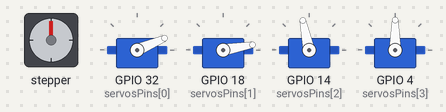
The sketch below on a simulated ESP32. On the bench: stepper motor, 4 × servo. Wiring (inferred from the names in the program): stepper motor driver (200 steps per turn assumed): step GPIO 25; direction GPIO 26. What the sketch prints to the serial monitor is not drawn.

Above: at 0.05 s.
At 0.6 s:
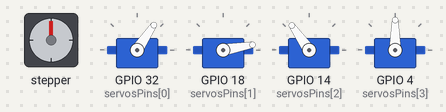
At 1.8 s:
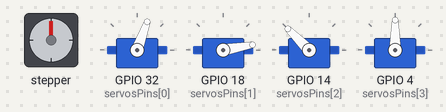
At 2.15 s:
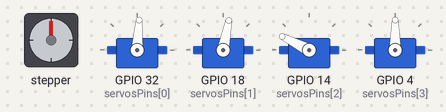
At 2.55 s:
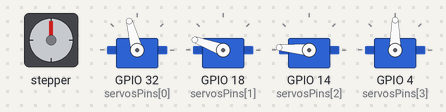
At 3.6 s:
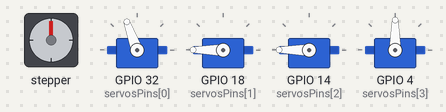
Timing chart, 0 to 8.4 s (numbered marks = the images above):
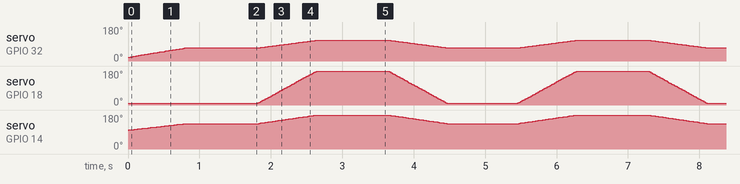

The sketch:

roboarm-float__value.ino
```cpp
#include<math.h>

#include <Servo.h>
static const int servosPins[4] = {32 , 18 , 14, 4};
#define dirPin 26
#define stepPin 25
Servo servos[4];
float m1 = 20;
float m2 = 10;
float m3 = 100;

void setup()
{
  pinMode(stepPin, OUTPUT);
  pinMode(dirPin, OUTPUT);
  Serial.begin(115200);

  for (int i = 0; i < 4; ++i)
  {
    if (!servos[i].attach(servosPins[i]))
    {
      Serial.print("Servo ");
      Serial.print(i);
      Serial.println("attach error");
    }
  }
}

void loop()
{
  //ArmMovement(Servo_m1_agle, Servo_m2_agle, Servo_m3_agle);
  ArmMovement(70, 10, 135);
  delay(500);

  ArmMovement(110, 180, 180);
  delay(500);
}

void ArmMovement(int theta1, int theta2, int theta3)
{
    float f1 = theta1;
    float f2 = theta2;
    float f3 = theta3;
    // float d1 = (f1-m1)/(f2-m1), d2 = (f2-m2)/(f2-m1), d3 = (f3-m3)/(f2-m1);
    int f = 180;
    int m = 20;  // f will be maximum value of all Angle, and x will we smallest Angle of all angle
    float d1 = (f1-m1)/(f-m);
    float d2 = (f2-m2)/(f-m);
    float d3 = (f3-m3)/(f-m);

    Serial.print(d1);
    Serial.print(",");
    Serial.print(d2);
    Serial.print(",");
    Serial.print(d3);
    Serial.println();
    float ang1 = m1;
    float ang2 = m2;
    float ang3 = m3;
    for (int i = m; i<f; i ++)
    {
        ang1 = ang1 + d1;
        ang2 = ang2 + d2;
        ang3 = ang3 + d3;
        Serial.print(round(ang1));
        Serial.print(",");
        Serial.print(round(ang2));
        Serial.print(",");
        Serial.print(round(ang3));
        Serial.println("");
        servos[0].write(round(ang1));
        servos[1].write(round(ang2));
        servos[2].write(round(ang3));
        delay(5);
    }
  m1 = round(ang1);
  m2 = round(ang2);
  m3 = round(ang3);
  delay(500);
}
```
